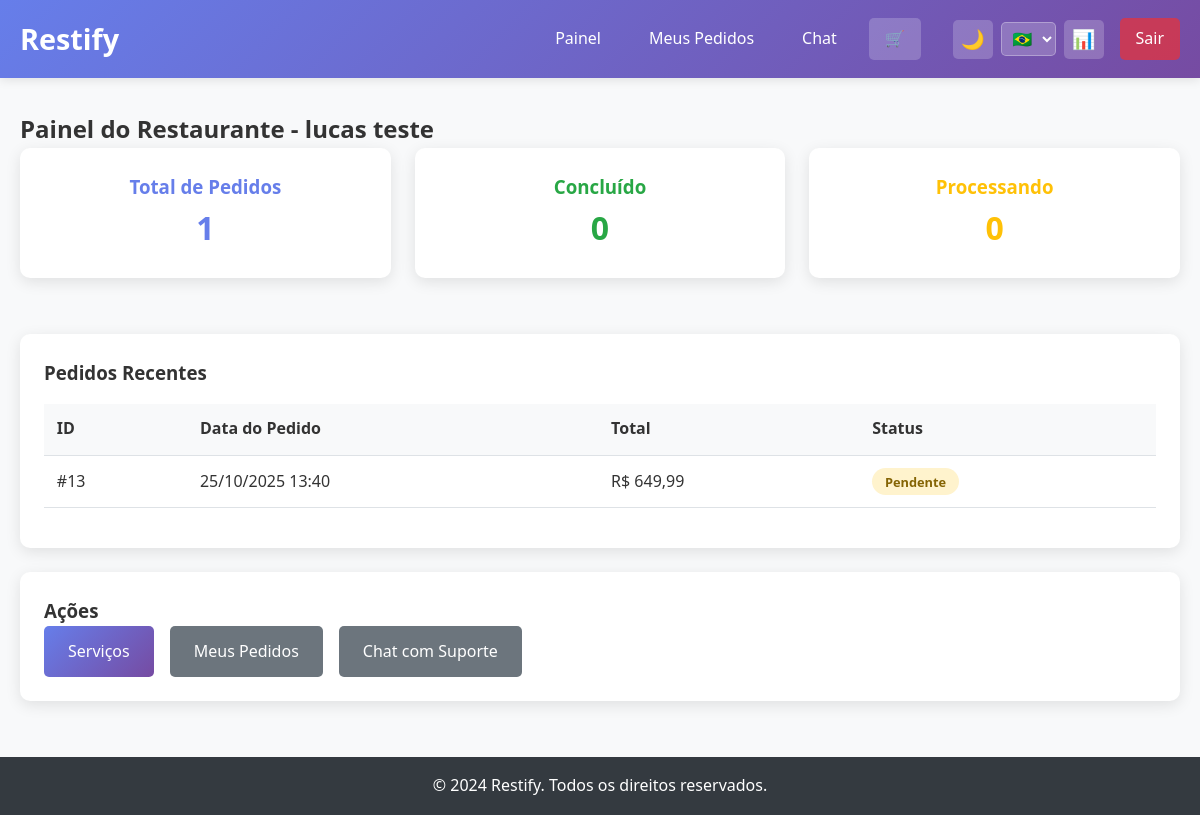
/public/restaurant/dashboard (signed in), run on the app's committed database.
### tables this page shows
CREATE TABLE orders (
    id INTEGER PRIMARY KEY AUTOINCREMENT,
    restaurant_id INTEGER NOT NULL,
    total_amount REAL NOT NULL,
    status TEXT DEFAULT 'pending' CHECK(status IN ('pending', 'processing', 'completed', 'cancelled')),
    created_at DATETIME DEFAULT CURRENT_TIMESTAMP,
    FOREIGN KEY (restaurant_id) REFERENCES restaurants(id)
);

### app/controllers/RestaurantController.php (called while the page is built, shortened)
<?php
class RestaurantController {
    private $orderRepo;
    public function __construct() {
        $this->orderRepo = new OrderRepository();
    }
    public function dashboard() {
        $orders = $this->orderRepo->findByRestaurant($_SESSION['restaurant_id']);
        include '../app/views/restaurant/dashboard.php';
    }
}
?>

### config/i18n.php (called while the page is built, shortened)
<?php
class I18n {
    private static $language = 'pt';
    private static $translations = [];
    public static function init($lang = 'pt') {
        self::$language = $lang;
    }
    private static function loadTranslations() {
        $file = __DIR__ . "/../lang/" . self::$language . ".php";
        if (file_exists($file)) {
            self::$translations = include $file;
        }
    }
    public static function t($key, $params = []) {
        $text = self::$translations[$key] ?? $key;
        return $text;
    }
}
function t($key, $params = []) {
    return I18n::t($key, $params);
}
?>

### config/autoload.php (called while the page is built, shortened)
<?php
spl_autoload_register(function ($class) {
    $basePath = dirname(__DIR__);
    $paths = [
        $basePath . '/app/controllers/',
        $basePath . '/app/models/',
        $basePath . '/app/services/',
        $basePath . '/app/repositories/',
        $basePath . '/config/'
    ];
    foreach ($paths as $path) {
        $file = $path . $class . '.php';
        if (file_exists($file)) {
            return;
        }
    }
});
?>

### config/database.php (called while the page is built, shortened)
<?php
class Database {
    private static $instance = null;
    private $conn;
    private $db_path;
    private function __construct() {
        $this->db_path = __DIR__ . '/../database/restify.db';
    }
    public static function getInstance() {
        if (self::$instance === null) {
            self::$instance = new self();
        }
        return self::$instance;
    }
    public function connect() {
        if ($this->conn === null) {
            try {
                $this->conn = new PDO("sqlite:" . $this->db_path);
                $this->conn->setAttribute(PDO::ATTR_ERRMODE, PDO::ERRMODE_EXCEPTION);
            } catch(PDOException $e) {
                throw new Exception("Erro de conexão: " . $e->getMessage());
            }
        }
        return $this->conn;
    }
    private function createTables() {
        $sql = file_get_contents(__DIR__ . '/../database/schema.sql');
        $this->conn->exec($sql);
    }
}
?>

### app/repositories/OrderRepository.php (called while the page is built, shortened)
<?php
class OrderRepository {
    private $db;
    public function __construct() {
        $database = Database::getInstance();
        $this->db = $database->connect();
    }
    public function findByRestaurant($restaurantId) {
        $query = "SELECT * FROM orders WHERE restaurant_id = :restaurant_id ORDER BY created_at DESC";
        $stmt = $this->db->prepare($query);
        $stmt->bindParam(':restaurant_id', $restaurantId);
        $stmt->execute();
        $orders = [];
        while ($row = $stmt->fetch(PDO::FETCH_ASSOC)) {
            $orders[] = new Order($row);
        }
        return $orders;
    }
}
?>

### app/models/Order.php (called while the page is built, shortened)
<?php
class Order {
    public function __construct($data = []) {
        if (!empty($data)) {
            $this->id = $data['id'] ?? null;
            $this->total_amount = $data['total_amount'] ?? 0;
            $this->status = $data['status'] ?? 'pending';
            $this->created_at = $data['created_at'] ?? null;
        }
    }
}
?>

### app/views/restaurant/dashboard.php (the view, shortened to what this page needs)
<?php include __DIR__ . '/../layout/header.php'; ?>
<h2><?= t('restaurant_dashboard') ?> - <?= htmlspecialchars($_SESSION['restaurant_name']) ?></h2>
<div style="display: grid; grid-template-columns: repeat(auto-fit, minmax(250px, 1fr)); gap: 1.5rem; margin-bottom: 2rem;">
    <div class="card" style="text-align: center;">
        <h3 style="color: #667eea;"><?= t('total_orders') ?></h3>
        <div style="font-size: 2rem; font-weight: bold; color: #667eea;">
            <?= count($orders) ?>
        </div>
    </div>
    <div class="card" style="text-align: center;">
        <h3 style="color: #28a745;"><?= t('completed') ?></h3>
        <div style="font-size: 2rem; font-weight: bold; color: #28a745;">
            <?= count(array_filter($orders, fn($o) => $o->status === 'completed')) ?>
        </div>
    </div>
    <div class="card" style="text-align: center;">
        <h3 style="color: #ffc107;"><?= t('processing') ?></h3>
        <div style="font-size: 2rem; font-weight: bold; color: #ffc107;">
            <?= count(array_filter($orders, fn($o) => $o->status === 'processing')) ?>
        </div>
    </div>
</div>
<div class="card">
    <h3><?= t('recent_orders') ?></h3>
    <?php if (empty($orders)): ?>
        <p><?= t('no_orders') ?></p>
        <a href="<?= BASE_URL ?>/" class="btn btn-primary"><?= t('services') ?></a>
    <?php else: ?>
        <table class="table">
            <thead>
                <tr>
                    <th>ID</th>
                    <th><?= t('order_date') ?></th>
                    <th><?= t('total') ?></th>
                    <th><?= t('status') ?></th>
                </tr>
            </thead>
            <tbody>
                <?php foreach (array_slice($orders, 0, 5) as $order): ?>
                    <tr>
                        <td>#<?= $order->id ?></td>
                        <td><?= date('d/m/Y H:i', strtotime($order->created_at)) ?></td>
                        <td>R$ <?= number_format($order->total_amount, 2, ',', '.') ?></td>
                        <td>
                            <span class="status status-<?= $order->status ?>">
                                <?php
                                $statusLabels = [
                                    'pending' => t('pending'),
                                    'processing' => t('processing'),
                                    'completed' => t('completed'),
                                    'cancelled' => t('cancelled')
                                ];
                                echo $statusLabels[$order->status] ?? $order->status;
                                ?>
                            </span>
                        </td>
                    </tr>
                <?php endforeach; ?>
            </tbody>
        </table>
    <?php endif; ?>
</div>
<div class="card">
    <h3><?= t('actions') ?></h3>
    <div style="display: flex; gap: 1rem; flex-wrap: wrap;">
        <a href="<?= BASE_URL ?>/" class="btn btn-primary"><?= t('services') ?></a>
        <a href="<?= BASE_URL ?>/restaurant/orders" class="btn btn-secondary"><?= t('my_orders') ?></a>
        <a href="<?= BASE_URL ?>/restaurant/chat" class="btn btn-secondary"><?= t('chat_with_support') ?></a>
    </div>
</div>
<?php include __DIR__ . '/../layout/footer.php'; ?>

### public/css/style.css (style rules this page uses)
* { margin: 0; padding: 0; box-sizing: border-box; }
body { font-family: 'Segoe UI', Tahoma, Geneva, Verdana, sans-serif; line-height: 1.6; color: #333; background-color: #f8f9fa; transition: background-color 0.3s, color 0.3s; }
.card { background: white; border-radius: 10px; box-shadow: 0 4px 15px rgba(0,0,0,0.1); padding: 1.5rem; margin-bottom: 1.5rem; transition: transform 0.3s, box-shadow 0.3s, background-color 0.3s, color 0.3s; }
.btn { display: inline-block; padding: 0.8rem 1.5rem; border: none; border-radius: 5px; text-decoration: none; text-align: center; cursor: pointer; transition: all 0.3s; font-size: 1rem; font-weight: 500; }
.btn-primary { background: linear-gradient(135deg, #667eea 0%, #764ba2 100%); color: white; }
.btn-secondary { background: #6c757d; color: white; }
.table { width: 100%; border-collapse: collapse; margin: 1rem 0; }
.table th, .table td { padding: 0.8rem; text-align: left; border-bottom: 1px solid #dee2e6; }
.table th { background: #f8f9fa; font-weight: 600; }
.status { padding: 0.3rem 0.8rem; border-radius: 20px; font-size: 0.8rem; font-weight: bold; }
.status-pending { background: #fff3cd; color: #856404; }

### data on the page
orders: status "0", id "13", created_at "25/10/2025 13:40", total_amount "649,99", status "Pendente"

### other printed values
t('dashboard') "Painel"
t('my_orders') "Meus Pedidos"
t('chat') "Chat"
t('logout') "Sair"
t('restaurant_dashboard') "Painel do Restaurante"
$_SESSION['restaurant_name'] "lucas teste"
t('total_orders') "Total de Pedidos"
count($orders) "1"
t('completed') "Concluído"
t('processing') "Processando"
t('recent_orders') "Pedidos Recentes"
t('order_date') "Data do Pedido"
t('total') "Total"
t('status') "Status"
t('actions') "Ações"
